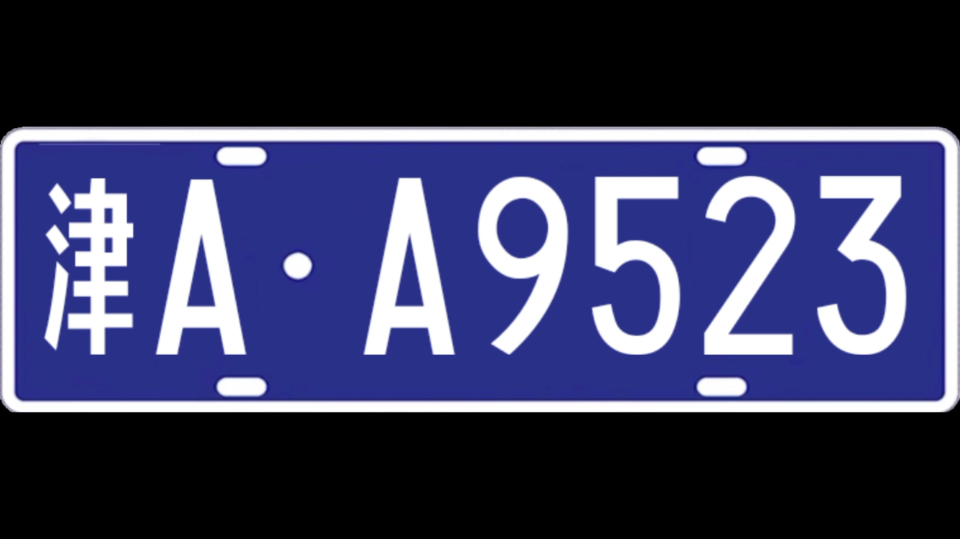
#> input picture chepai/pic/津A-A9523.jpg, 1920 x 1078 px (shown at 1/2 size)
$ python -i detector.py   (imports and definitions only)   (older library calls are emulated)
#> lines starting #> are read from the running program, lines starting #| are printed output that depends on the picture; after the words box and inside, x2 and y2 are one past the last pixel; in counts of white or black regions, pixels touching at a corner belong together
from __future__ import annotations

from dataclasses import dataclass
from pathlib import Path
from typing import List, Optional, Sequence, Tuple

import cv2
import numpy as np


@dataclass
class PlateCandidate:
    bbox: Tuple[int, int, int, int]
    score: float
    source: str


class LicensePlateDetector:
    def __init__(self, max_processing_width: int = 960) -> None:
        self.max_processing_width = max_processing_width
        self._cascade = self._load_cascade()

    def detect(self, image: np.ndarray, top_k: int = 10) -> List[PlateCandidate]:
        if image is None or image.size == 0:
            return []

        resized, scale = self._resize_for_detection(image)
        color_candidates = self._detect_by_color(resized)
        contour_candidates = self._detect_by_contours(resized)
        cascade_candidates = self._detect_by_cascade(resized)
        merged = self._merge_candidates(
            color_candidates + contour_candidates + cascade_candidates
        )

        results: List[PlateCandidate] = []
        for candidate in merged[:top_k]:
            x, y, w, h = candidate.bbox
            bbox = (
                int(x / scale),
                int(y / scale),
                int(w / scale),
                int(h / scale),
            )
            results.append(
                PlateCandidate(
                    bbox=self._clip_bbox(bbox, image.shape[1], image.shape[0]),
                    score=candidate.score,
                    source=candidate.source,
                )
            )
        return results

    def _resize_for_detection(self, image: np.ndarray) -> Tuple[np.ndarray, float]:
        height, width = image.shape[:2]
        if width <= self.max_processing_width:
            return image.copy(), 1.0

        scale = self.max_processing_width / float(width)
        resized = cv2.resize(
            image,
            (int(width * scale), int(height * scale)),
            interpolation=cv2.INTER_AREA,
        )
        return resized, scale

    def _detect_by_contours(self, image: np.ndarray) -> List[PlateCandidate]:
        gray = cv2.cvtColor(image, cv2.COLOR_BGR2GRAY)
        gray = cv2.bilateralFilter(gray, 9, 75, 75)

        rect_kernel = cv2.getStructuringElement(cv2.MORPH_RECT, (17, 5))
        square_kernel = cv2.getStructuringElement(cv2.MORPH_RECT, (5, 5))

        blackhat = cv2.morphologyEx(gray, cv2.MORPH_BLACKHAT, rect_kernel)
        grad_x = cv2.Sobel(blackhat, cv2.CV_32F, 1, 0, ksize=3)
        grad_x = np.absolute(grad_x)
        grad_x = self._normalize_to_uint8(grad_x)
        grad_x = cv2.GaussianBlur(grad_x, (5, 5), 0)
        grad_x = cv2.morphologyEx(grad_x, cv2.MORPH_CLOSE, rect_kernel)

        thresh = cv2.threshold(
            grad_x, 0, 255, cv2.THRESH_BINARY | cv2.THRESH_OTSU
        )[1]
        thresh = cv2.morphologyEx(thresh, cv2.MORPH_CLOSE, square_kernel)
        thresh = cv2.erode(thresh, None, iterations=1)
        thresh = cv2.dilate(thresh, None, iterations=2)

        contours, _ = cv2.findContours(
            thresh, cv2.RETR_EXTERNAL, cv2.CHAIN_APPROX_SIMPLE
        )
        image_area = image.shape[0] * image.shape[1]
        candidates: List[PlateCandidate] = []

        for contour in contours:
            x, y, w, h = cv2.boundingRect(contour)
            area = w * h
            if area < image_area * 0.001 or h == 0:
                continue

            ratio = w / float(h)
            if ratio < 2.0 or ratio > 6.5:
                continue

            rect_area = cv2.contourArea(contour)
            fill_ratio = rect_area / float(area)
            if fill_ratio < 0.35:
                continue

            score = min(1.0, 0.45 + fill_ratio * 0.35 + min(ratio, 5.5) / 10.0)
            candidates.append(
                PlateCandidate(
                    bbox=self._expand_bbox((x, y, w, h), image.shape[1], image.shape[0]),
                    score=score,
                    source="contour",
                )
            )

        return sorted(candidates, key=lambda item: item.score, reverse=True)

    def _detect_by_color(self, image: np.ndarray) -> List[PlateCandidate]:
        hsv = cv2.cvtColor(image, cv2.COLOR_BGR2HSV)
        masks = [
            cv2.inRange(hsv, (95, 70, 70), (140, 255, 255)),
            cv2.inRange(hsv, (15, 70, 70), (40, 255, 255)),
            cv2.inRange(hsv, (35, 45, 45), (95, 255, 255)),
        ]

        kernel = cv2.getStructuringElement(cv2.MORPH_RECT, (9, 3))
        image_area = image.shape[0] * image.shape[1]
        candidates: List[PlateCandidate] = []

        for mask in masks:
            refined = cv2.morphologyEx(mask, cv2.MORPH_CLOSE, kernel, iterations=2)
            refined = cv2.dilate(refined, kernel, iterations=1)
            contours, _ = cv2.findContours(
                refined, cv2.RETR_EXTERNAL, cv2.CHAIN_APPROX_SIMPLE
            )
            for contour in contours:
                x, y, w, h = cv2.boundingRect(contour)
                area = w * h
                if area < image_area * 0.0008 or h == 0:
                    continue

                ratio = w / float(h)
                if ratio < 2.0 or ratio > 6.8:
                    continue

                fill_ratio = cv2.contourArea(contour) / float(area)
                if fill_ratio < 0.45:
                    continue

                score = min(1.0, 0.55 + fill_ratio * 0.25 + min(ratio, 5.5) / 10.0)
                candidates.append(
                    PlateCandidate(
                        bbox=self._expand_bbox(
                            (x, y, w, h), image.shape[1], image.shape[0], pad_ratio=0.05
                        ),
                        score=score,
                        source="color",
                    )
                )

        return sorted(candidates, key=lambda item: item.score, reverse=True)

    def _detect_by_cascade(self, image: np.ndarray) -> List[PlateCandidate]:
        if self._cascade is None:
            return []

        gray = cv2.cvtColor(image, cv2.COLOR_BGR2GRAY)
        detections = self._cascade.detectMultiScale(
            gray,
            scaleFactor=1.08,
            minNeighbors=3,
            minSize=(60, 20),
        )

        candidates: List[PlateCandidate] = []
        for x, y, w, h in detections:
            ratio = w / float(max(h, 1))
            if ratio < 2.0 or ratio > 6.5:
                continue
            candidates.append(
                PlateCandidate(
                    bbox=self._expand_bbox((x, y, w, h), image.shape[1], image.shape[0]),
                    score=0.9,
                    source="cascade",
                )
            )
        return candidates

    def _merge_candidates(
        self, candidates: Sequence[PlateCandidate]
    ) -> List[PlateCandidate]:
        merged: List[PlateCandidate] = []
        for candidate in sorted(candidates, key=lambda item: item.score, reverse=True):
            if any(self._iou(candidate.bbox, saved.bbox) > 0.4 for saved in merged):
                continue
            merged.append(candidate)
        return merged

    @staticmethod
    def _normalize_to_uint8(image: np.ndarray) -> np.ndarray:
        min_val = float(image.min())
        max_val = float(image.max())
        if max_val - min_val < 1e-6:
            return np.zeros_like(image, dtype=np.uint8)
        normalized = ((image - min_val) / (max_val - min_val) * 255.0).astype(np.uint8)
        return normalized

    @staticmethod
    def _expand_bbox(
        bbox: Tuple[int, int, int, int], width: int, height: int, pad_ratio: float = 0.08
    ) -> Tuple[int, int, int, int]:
        x, y, w, h = bbox
        pad_x = int(w * pad_ratio)
        pad_y = int(h * pad_ratio)
        x1 = max(0, x - pad_x)
        y1 = max(0, y - pad_y)
        x2 = min(width, x + w + pad_x)
        y2 = min(height, y + h + pad_y)
        return x1, y1, x2 - x1, y2 - y1

    @staticmethod
    def _clip_bbox(
        bbox: Tuple[int, int, int, int], width: int, height: int
    ) -> Tuple[int, int, int, int]:
        x, y, w, h = bbox
        x = max(0, min(x, width - 1))
        y = max(0, min(y, height - 1))
        w = max(1, min(w, width - x))
        h = max(1, min(h, height - y))
        return x, y, w, h

    # [24 lines left out: function _iou, not called in this run]

    @staticmethod
    def _load_cascade() -> Optional[cv2.CascadeClassifier]:
        candidates = []
        cv2_data = getattr(cv2, "data", None)
        haarcascades = getattr(cv2_data, "haarcascades", None)
        if haarcascades:
            candidates.append(
                Path(haarcascades) / "haarcascade_russian_plate_number.xml"
            )

        candidates.extend(
            [
                Path("/usr/share/opencv4/haarcascades/haarcascade_russian_plate_number.xml"),
                Path("/usr/share/opencv/haarcascades/haarcascade_russian_plate_number.xml"),
            ]
        )

        for path in candidates:
            if not path.exists():
                continue
            cascade = cv2.CascadeClassifier(str(path))
            if not cascade.empty():
                return cascade
        return None

>>> import cv2
>>> picture = cv2.imread('../pic/津A-A9523.jpg')
#> picture is the input picture: shape (1078, 1920, 3); mean B, G, R 91.2, 59, 56.8
>>> result = LicensePlateDetector().detect(picture)
#> in _resize_for_detection, `resized = cv2.resize( image, (int(width * scale), int(height * scale))..`:
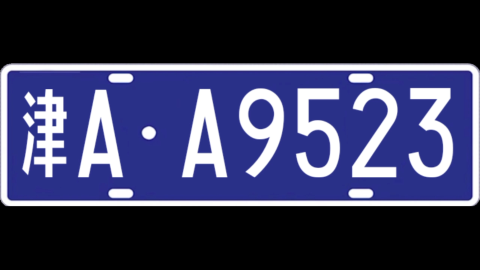
#> resized: shape (539, 960, 3) (shown at 1/2 size); mean B, G, R 91.2, 59, 56.8
#> in detect, `resized, scale = self._resize_for_detection(image)`: scale = 0.5
#> the loop in _detect_by_color, `for mask in masks:` made 3 passes
#> pass 1, in _detect_by_color, `refined = cv2.morphologyEx(mask, cv2.MORPH_CLOSE, kernel, iterations=2)`:
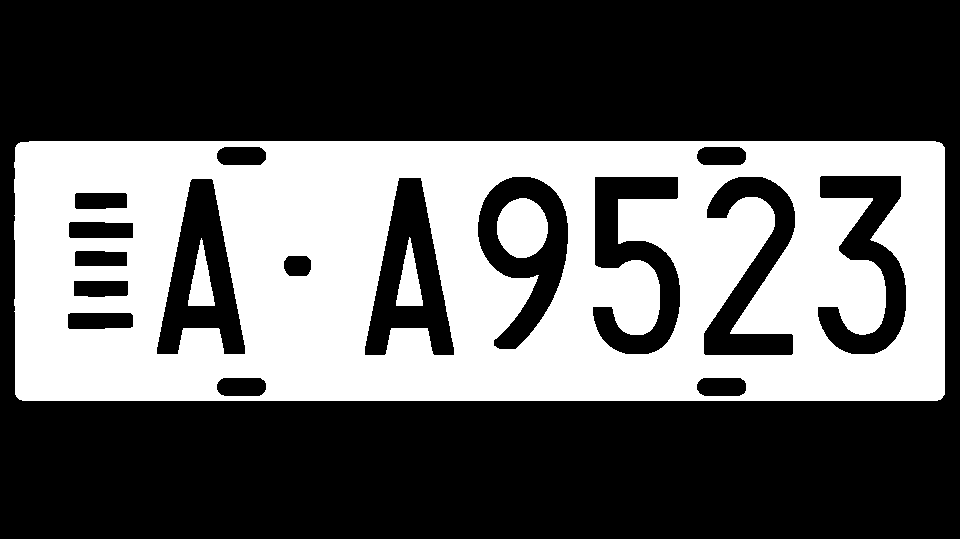
#> refined: shape (539, 960); 36.7% white; 4 white regions, box (x1, y1, x2, y2) and area: (14, 141, 945, 401) 185391, (497, 198, 548, 258) 2396, (396, 237, 423, 306) 1026, (188, 238, 215, 306) 998
#> pass 1, in _detect_by_color, `refined = cv2.dilate(refined, kernel, iterations=1)`:
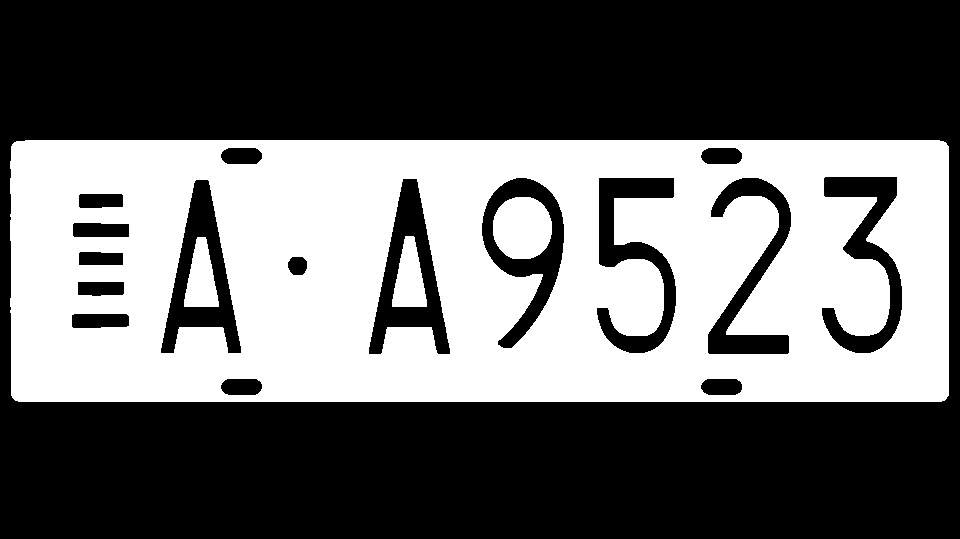
#> refined: shape (539, 960); 40.4% white; 4 white regions, box (x1, y1, x2, y2) and area: (10, 140, 949, 402) 203029, (493, 197, 552, 259) 2994, (392, 236, 427, 307) 1648, (184, 237, 219, 307) 1612
#> after the loop in _detect_by_color, `for mask in masks:`: candidates = 1 item
#> in _detect_by_contours, `gray = cv2.cvtColor(image, cv2.COLOR_BGR2GRAY)`:
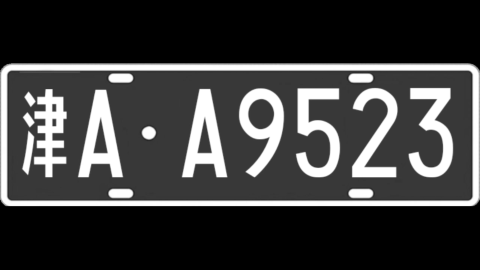
#> gray: shape (539, 960) (shown at 1/2 size); min 0, max 255, mean 62
#> in _detect_by_contours, `blackhat = cv2.morphologyEx(gray, cv2.MORPH_BLACKHAT, rect_kernel)`:
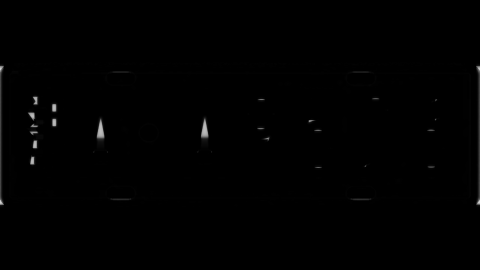
#> blackhat: shape (539, 960) (shown at 1/2 size); min 0, max 215, mean 1
#> in _detect_by_contours, `grad_x = cv2.Sobel(blackhat, cv2.CV_32F, 1, 0, ksize=3)`:
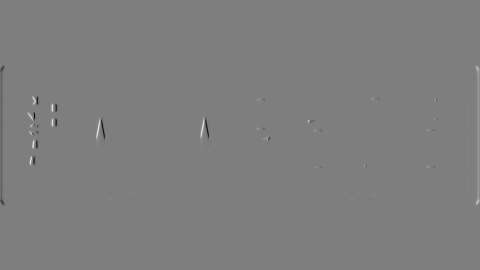
#> grad_x: shape (539, 960) float32 (shown at 1/2 size); min -616, max 623, mean 0; drawn with min black and max white
#> in _normalize_to_uint8, `min_val = float(image.min())`: min_val = 0
#> in _normalize_to_uint8, `max_val = float(image.max())`: max_val = 623
#> in _detect_by_contours, `thresh = cv2.dilate(thresh, None, iterations=2)`:
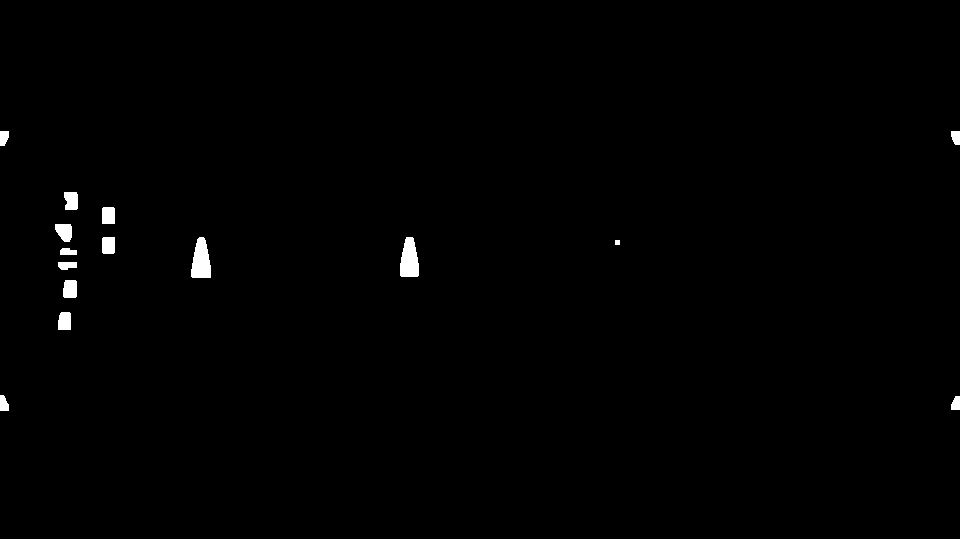
#> thresh: shape (539, 960); 0.64% white; 15 white regions
#> in _detect_by_contours, `contours, _ = cv2.findContours( thresh, cv2.RETR_EXTERNAL, cv2.CHAIN_A..`: contours = 15 contours, 1 with area under 20; largest, box (x1, y1, x2, y2) and area: (191, 237, 211, 278) 564, (400, 237, 419, 277) 550, (55, 224, 72, 242) 215, (63, 280, 77, 298) 210, (64, 192, 78, 210) 200
#> the loop in _detect_by_contours, `for contour in contours:` made 15 passes
#> area on passes 1, 2, 3, 4, 5, 6, 10, 11: 126, 144, 234, 252, 152, 119, 221, 306
#> after the loop in _detect_by_contours, `for contour in contours:`: candidates = []
#> in _detect_by_cascade, `detections = self._cascade.detectMultiScale( gray, scaleFactor=1.08, m..`: detections = ()
#> after the loop in _detect_by_cascade, `for x, y, w, h in detections:`: candidates = []
#> in detect, `merged = self._merge_candidates( color_candidates + contour_candidates..`: merged = 1 item
#> the loop in detect, `for candidate in merged[:top_k]:` made 1 pass
#> result = 1 item

$ run again, on chepai/pic/闽A-14237.jpg
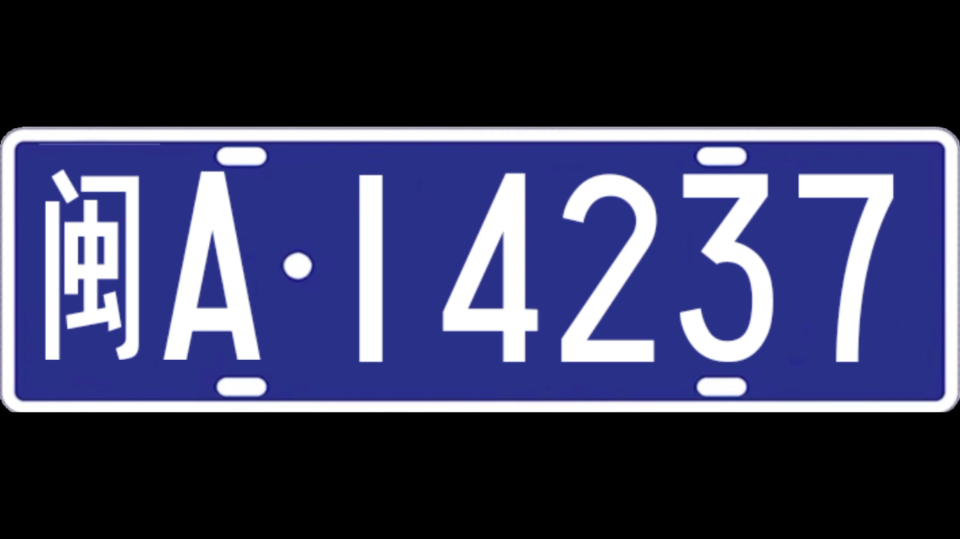
#> input picture chepai/pic/闽A-14237.jpg, 1920 x 1078 px (shown at 1/2 size)
#> picture is the input picture: shape (1078, 1920, 3); mean B, G, R 91.5, 59.5, 57.4
#> in detect, `resized, scale = self._resize_for_detection(image)`: scale = 0.5
#> hsv: shape (539, 960, 3); mean H, S, V 50.6, 63.8, 91.5
#> the loop in _detect_by_color, `for mask in masks:` made 3 passes
#> pass 1, in _detect_by_color, `refined = cv2.dilate(refined, kernel, iterations=1)`:
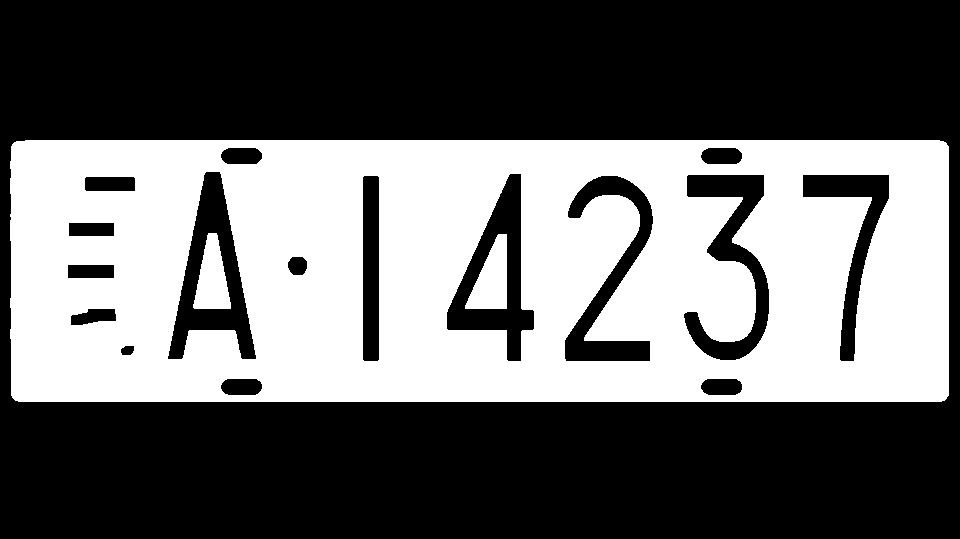
#> refined: shape (539, 960); 40.6% white; 3 white regions, box (x1, y1, x2, y2) and area: (10, 140, 949, 402) 206471, (465, 234, 507, 309) 1963, (193, 233, 231, 309) 1837
#> after the loop in _detect_by_color, `for mask in masks:`: candidates = 1 item
#> min_val = 0
#> max_val = 620
#> in _detect_by_contours, `thresh = cv2.dilate(thresh, None, iterations=2)`:
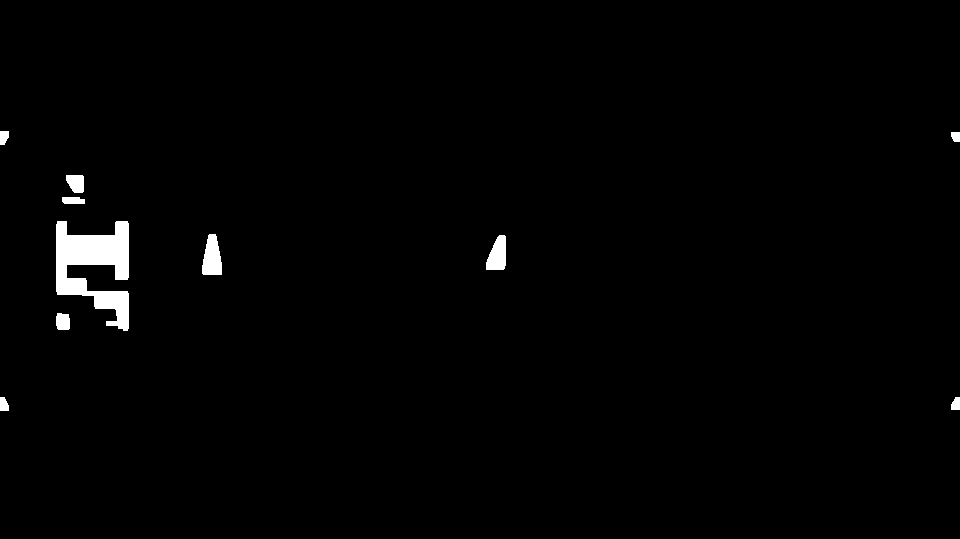
#> thresh: shape (539, 960); 1.3% white; 10 white regions
#> in _detect_by_contours, `contours, _ = cv2.findContours( thresh, cv2.RETR_EXTERNAL, cv2.CHAIN_A..`: contours = 10 contours; largest, box (x1, y1, x2, y2) and area: (56, 221, 129, 331) 4110, (202, 234, 222, 275) 571, (486, 235, 506, 270) 480, (66, 175, 84, 193) 242, (56, 313, 70, 330) 190
#> the loop in _detect_by_contours, `for contour in contours:` made 10 passes
#> area on passes 1, 2, 3, 7, 8, 9, 10: 117, 126, 238, 161, 324, 90, 126
#> after the loop in _detect_by_contours, `for contour in contours:`: candidates = []
#> detections = ()
#> after the loop in _detect_by_cascade, `for x, y, w, h in detections:`: candidates = []
#> merged = 1 item
#> the loop in detect, `for candidate in merged[:top_k]:` made 1 pass
